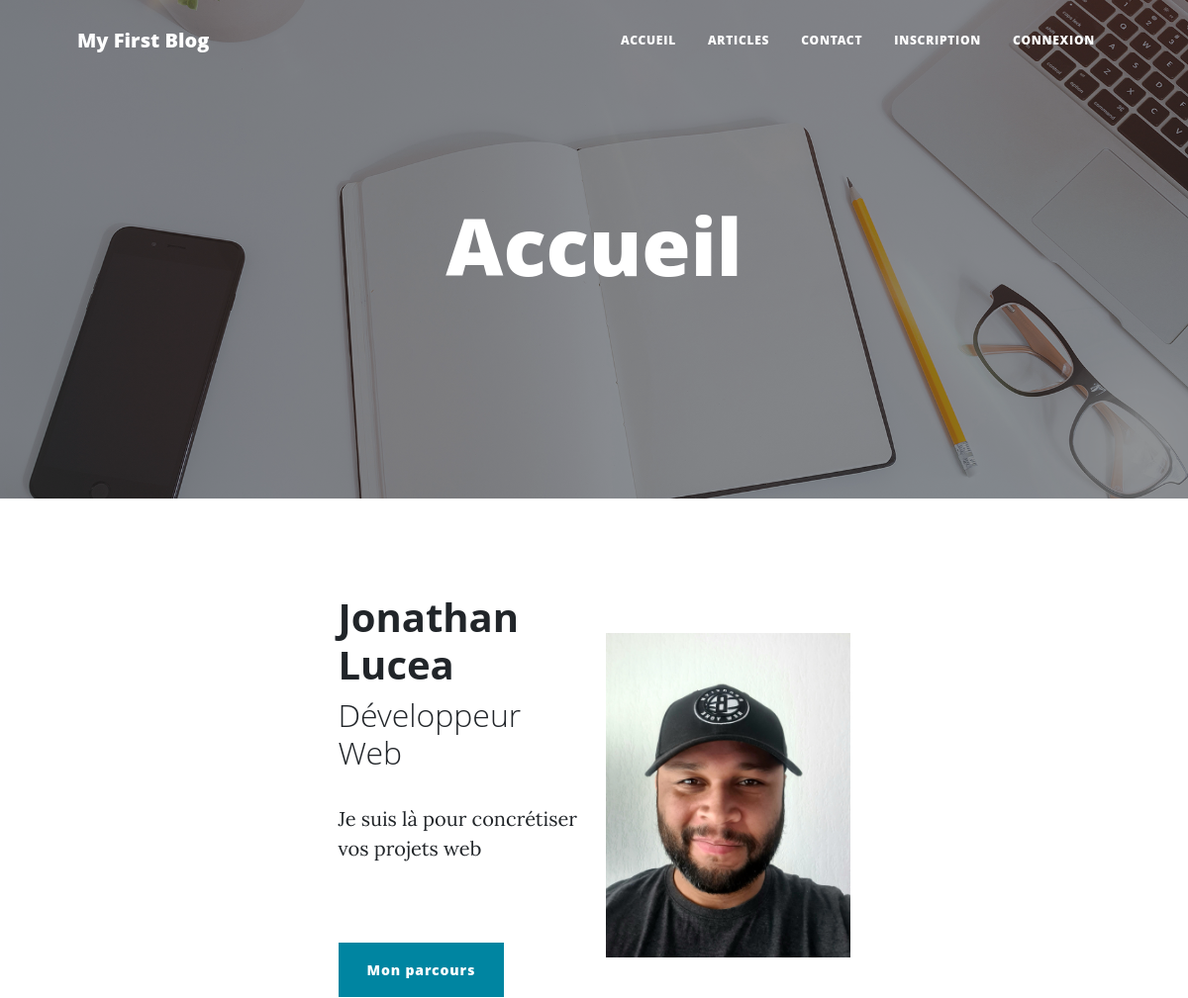
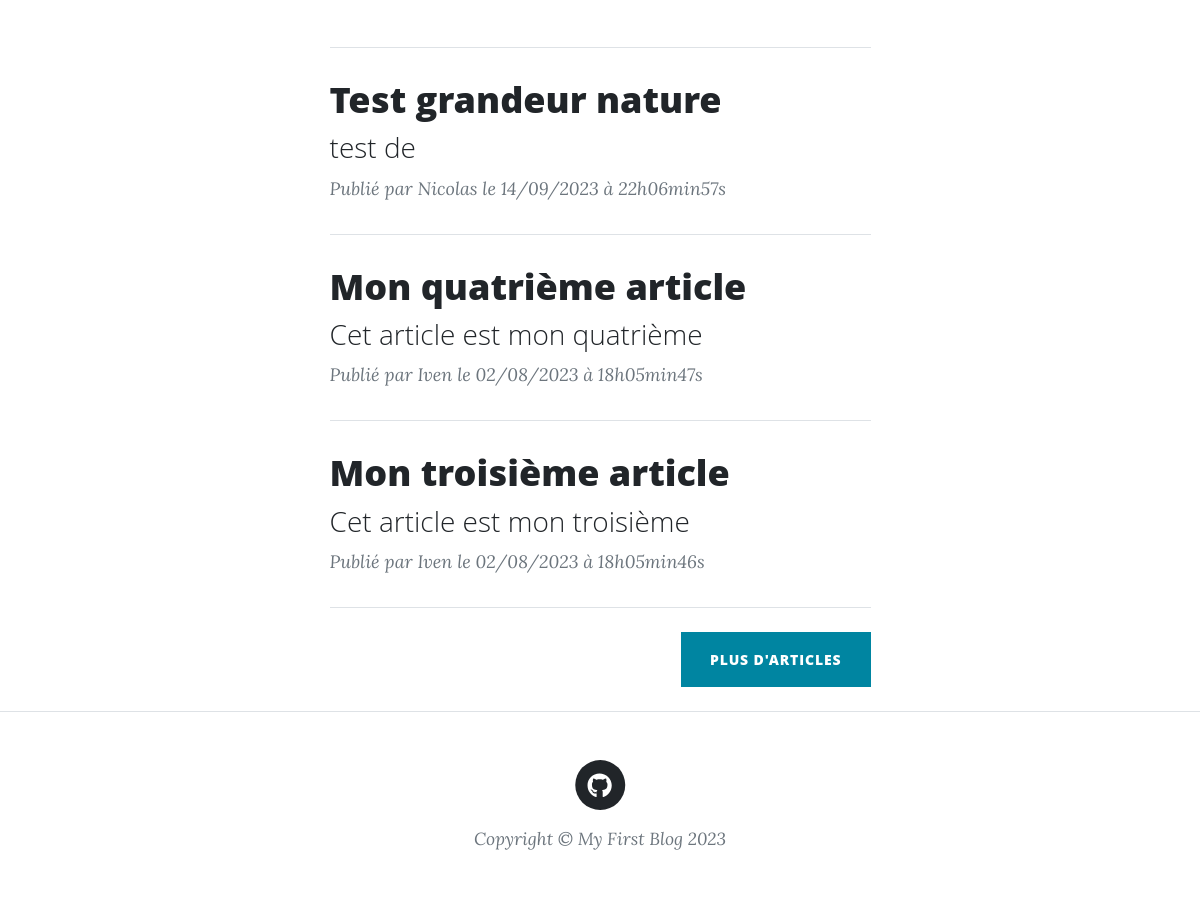
The page / on the database its author committed (2 pictures, top to bottom).
### tables this page shows
CREATE TABLE `p5_post` (
  `id` int(11) NOT NULL,
  `title` varchar(50) NOT NULL,
  `chapo` varchar(255) NOT NULL,
  `content` text NOT NULL,
  `image` varchar(500) NOT NULL DEFAULT 'src/public/assets/img/post-bg.jpg',
  `created_at` datetime NOT NULL,
  `updated_at` datetime NOT NULL,
  `category_id` int(11) NOT NULL,
  `user_id` int(11) NOT NULL
);

CREATE TABLE `p5_user` (
  `id` int(11) NOT NULL,
  `last_name` varchar(50) NOT NULL,
  `first_name` varchar(50) NOT NULL,
  `login` varchar(50) NOT NULL,
  `password` varchar(100) NOT NULL,
  `mail` varchar(50) NOT NULL,
  `role` tinyint(1) NOT NULL,
  `avatar` varchar(500) NOT NULL,
  `created_at` datetime NOT NULL,
  `updated_at` datetime NOT NULL
);

### src/controllers/homepage.php (called while the page is built, shortened)
<?php
class Homepage
{
    public function execute(): void
    {
        $postRepository = new PostRepository();
        $postRepository->connection = new DatabaseConnection();
        $posts = $postRepository->getHomepagePosts();
        require 'templates/homepage.php';
    }
}

### src/lib/database.php (called while the page is built, shortened)
<?php
class DatabaseConnection
{
    public ?PDO $database = null;
    public function getConnection(): PDO
    {
        if ($this->database === null) {
            $this->database = new PDO('mysql:host=localhost;
            dbname=jluceazoc;charset=utf8', 'root', '');
        }
        return $this->database;
    }
}

### src/repository/postRepository.php (called while the page is built, shortened)
<?php
require_once 'src/model/post.php';
class PostRepository
{
    public DatabaseConnection $connection;
    public function getHomepagePosts(): array
    {
        $statement = $this->connection->getConnection()->query(
            "SELECT p.id, p.title, p.chapo, p.content, p.image,
        DATE_FORMAT(p.created_at, '%d/%m/%Y à %Hh%imin%ss') AS french_creation_date,
        DATE_FORMAT(p.updated_at, '%d/%m/%Y à %Hh%imin%ss') AS french_update_date,
        p.category_id, u.first_name AS author FROM p5_post p JOIN p5_user u
        ON p.user_id = u.id ORDER BY p.created_at DESC LIMIT 0, 3"
        );
        $posts = [];
        while (($row = $statement->fetch())) {
            $post = new Post(
                $row['id'],
                $row['title'],
                $row['chapo'],
                $row['content'],
                $row['image'],
                $row['french_creation_date'],
                $row['french_update_date'],
                $row['category_id'],
                $row['author']
            );
            $posts[] = $post;
        }
        return $posts;
    }
}

### src/model/post.php (called while the page is built, shortened)
<?php
class Post
{
    public function __construct(
        int $id,
        string $title,
        string $chapo,
        string $content,
        string $image,
        string $frenchCreationDate,
        string $frenchUpdateDate,
        string $category,
        string $author
    ) {
        $this->id = $id;
        $this->title = $title;
        $this->chapo = $chapo;
        $this->frenchCreationDate = $frenchCreationDate;
        $this->author = $author;
    }
}

### templates/homepage.php (the view, shortened to what this page needs)
<?php $title = "Accueil"; ?>
<header class="masthead"
        style="background-image: url('src/public/assets/img/home-bg.jpg')">
    <div class="container position-relative px-4 px-lg-5">
        <div class="row gx-4 gx-lg-5 justify-content-center">
            <div class="col-md-10 col-lg-8 col-xl-7">
                <div class="site-heading">
                    <h1><?= $title ?></h1>
                </div>
            </div>
        </div>
    </div>
</header>
<main class="container px-4 px-lg-5">
    <div class="row gx-4 gx-lg-5 justify-content-center">
        <div class="col-md-10 col-lg-8 col-xl-7">
            <div class="container px-4">
                <section class="my-5">
                    <div class="container">
                        <div class="row gy-4 align-items-center">
                            <div class="col-12 col-md-6">
                                <h1 class="fw-bold">Jonathan Lucea</h1>
                                <h2 class="fw-light">Développeur Web</h2>
                                <p>Je suis là pour concrétiser vos projets web</p>
                                <a href="src/public/assets/img/cv.pdf"
                                   target="_blank"
                                   class="btn btn-primary mt-5">
                                    Mon parcours
                                </a>
                            </div>
                            <div class="col-12 col-md-6">
                                <img src="src/public/assets/img/photo.jpg"
                                     alt="Photo de Jonathan Lucea"
                                     width="100%">
                            </div>
                        </div>
                    </div>
                </section>
                <hr class="my-4" />
                <?php
                foreach ($posts as $post) {
                    ?>
                    <div class="post-preview">
                        <a href="index.php?action=post&id=<?= urlencode($post->id) ?>">
                            <h2 class="post-title"><?= $post->title ?></h2>
                            <h3 class="post-subtitle"><?= $post->chapo ?></h3>
                        </a>
                        <p class="post-meta">
                            Publié par
                            <em><?= $post->author ?></em>
                            <em>le <?= $post->frenchCreationDate ?></em>
                        </p>
                    </div>
                    <hr class="my-4" />
                    <?php
                }
                ?>
                <div class="d-flex justify-content-end mb-4">
                    <a class="btn btn-primary text-uppercase"
                       href="index.php?action=postList">
                        Plus d'articles
                    </a>
                </div>
            </div>
        </div>
    </div>
</main>
<?php $content = ob_get_clean(); ?>
<?php require 'layout.php'; ?>

### index.php (shortened to what this page needs)
<?php
require_once 'src/controllers/comment/admin.php';
require_once 'src/controllers/homepage.php';
$get = filter_input_array(INPUT_GET) ?? '';
$post = filter_input_array(INPUT_POST) ?? '';
$session = $_SESSION ?? '';
try {
    if ($get) {
        if ($get['action'] === 'login' && empty($session['id'])) {
            (new Login())->execute();
        } elseif ($get['action'] === 'logout') {
            session_destroy();
            header('Location: index.php?action=login');
        } elseif ($get['action'] === 'register') {
            (new Register())->execute();
        } elseif ($get['action'] === 'post') {
            if (isset($get['id']) && $get['id'] > 0) {
                (new ViewPost())->execute(htmlspecialchars($get['id']));
            } else {
                throw new Exception('Aucun identifiant de billet envoyé');
            }
        } elseif ($get['action'] === 'addComment') {
            if (isset($get['id']) && $get['id'] > 0 && !empty($session['id'])
                && !empty($post['comment'])) {
                (new AddComment())->execute(
                    htmlspecialchars($get['id']),
                    htmlspecialchars($session['id']),
                    htmlspecialchars($post['comment'])
                );
            } else {
                throw new Exception('Aucun identifiant de billet envoyé');
            }
        } elseif ($get['action'] === 'updateComment' && !empty($session['id'])) {
            if (isset($get['id']) && $get['id'] > 0) {
                $identifier = $get['id'];
                $input = null;
                if ($_SERVER['REQUEST_METHOD'] === 'POST') {
                    $input = $post;
                }
                (new UpdateComment())->execute($identifier, $input);
            } else {
                throw new Exception('Aucun identifiant de commentaire envoyé');
            }
        } elseif ($get['action'] === 'deleteComment' && !empty($session['id']) && $session['role']==1) {
            (new DeleteComment())->execute();
        } elseif ($get['action'] === 'activateComment' && !empty($session['id']) && $session['role']==1) {
            (new ActivateComment())->execute();
        } elseif ($get['action'] === 'commentAdmin' && !empty($session['id']) && $session['role']==1) {
            (new CommentAdmin())->execute();
        } elseif ($get['action'] === 'postList') {
            (new PostList())->execute();
        } elseif ($get['action'] === 'postAdmin' && !empty($session['id']) && $session['role']==1) {
            (new PostAdmin())->execute();
        } elseif ($get['action'] === 'addPost' && !empty($session['id'])) {
            (new AddPost())->execute();
        } elseif ($get['action'] === 'editPost' && !empty($session['id']) && $session['role']==1) {
            (new EditPost())->execute();
        } elseif ($get['action'] === 'deletePost' && !empty($session['id']) && $session['role']==1) {
            (new DeletePost())->execute();
        } elseif ($get['action'] === 'userAdmin' && !empty($session['id']) && $session['role']==1) {
            (new UserAdmin())->execute();
        } elseif ($get['action'] === 'deleteUser' && !empty($session['id']) && $session['role']==1) {
            (new DeleteUser())->execute();
        } elseif ($get['action'] === 'contact') {
            (new Contact())->execute();
        } else {
            throw new Exception("La page que vous recherchez n'existe pas.");
        }
    } else {
        (new Homepage())->execute();
    }
} catch (Exception $e) {
    $errorMessage = $e->getMessage();
    require('templates/error.php');
}

### templates/layout.php (shortened to what this page needs)
<!DOCTYPE html>
<html lang="en">
<head>
    <link href="src/public/css/styles.css" rel="stylesheet" />
</head>
<body>
<nav class="navbar navbar-expand-lg navbar-light" id="mainNav">
    <div class="container px-4 px-lg-5">
        <a class="navbar-brand" href="index.php">My First Blog</a>
        <div class="collapse navbar-collapse" id="navbarResponsive">
            <ul class="navbar-nav ms-auto py-4 py-lg-0">
                <li class="nav-item"><a class="nav-link px-lg-3 py-3 py-lg-4"
                                        href="index.php">Accueil</a></li>
                <li class="nav-item"><a class="nav-link px-lg-3 py-3 py-lg-4"
                                        href="index.php?action=postList">Articles</a></li>
                <li class="nav-item"><a class="nav-link px-lg-3 py-3 py-lg-4"
                                        href="index.php?action=contact">Contact</a></li>
                <?php if (!empty($_SESSION)) { ?>
                <!--<li class="nav-item"><a class="nav-link px-lg-3 py-3 py-lg-4"
                                        href="index.php?action=logout">Déconnexion</a></li>-->
                    <?php if ($_SESSION['role'] == 1) : ?>
                        <li class="nav-item dropdown">
                            <a class="nav-link dropdown-toggle px-lg-3 py-3 py-lg-4"
                               href="#" role="button" data-bs-toggle="dropdown"
                               aria-expanded="false">Administration
                            </a>
                            <ul class="dropdown-menu">
                                <li><a class="dropdown-item" href="index.php?action=postAdmin">Articles</a></li>
                                <li><a class="dropdown-item" href="index.php?action=commentAdmin">Commentaires</a></li>
                                <li><a class="dropdown-item" href="index.php?action=userAdmin">Utilisateurs</a></li>
                            </ul>
                        </li>
                    <?php endif; ?>
                    <li class="nav-item dropdown">
                        <a class="nav-link dropdown-toggle px-lg-3 py-3 py-lg-4"
                           href="#" role="button" data-bs-toggle="dropdown"
                           aria-expanded="false"><?= $_SESSION['firstName'] ?>
                        </a>
                        <ul class="dropdown-menu">
                            <li><a class="dropdown-item" href="index.php?action=logout">Déconnexion</a></li>
                        </ul>
                    </li>
                <?php } else { ?>
                    <li class="nav-item"><a class="nav-link px-lg-3 py-3 py-lg-4"
                                            href="index.php?action=register">Inscription</a></li>
                <li class="nav-item"><a class="nav-link px-lg-3 py-3 py-lg-4"
                                        href="index.php?action=login">Connexion</a></li>
                <?php } ?>
            </ul>
        </div>
    </div>
</nav>
<?= $content ?>
<footer class="border-top">
    <div class="container px-4 px-lg-5">
        <div class="row gx-4 gx-lg-5 justify-content-center">
            <div class="col-md-10 col-lg-8 col-xl-7">
                <ul class="list-inline text-center">
                    <li class="list-inline-item">
                        <a href="https://github.com/j-lucea"
                           target="_blank">
                                    <span class="fa-stack fa-lg">
                                        <i class="fas fa-circle fa-stack-2x"></i>
                                        <i class="fab fa-github fa-stack-1x fa-inverse">
                                        </i>
                                    </span>
                        </a>
                    </li>
                </ul>
                <div class="small text-center text-muted fst-italic">
                    Copyright &copy; My First Blog 2023</div>
            </div>
        </div>
    </div>
</footer>
</body>
</html>

### rows shown on the page
p5_post: title "Test grandeur nature", chapo "test de", user.first_name "Nicolas", frenchCreationDate "14/09/2023 à 22h06min57s"
p5_post: title "Mon quatrième article", chapo "Cet article est mon quatrième", user.first_name "Iven", frenchCreationDate "02/08/2023 à 18h05min47s"
p5_post: title "Mon troisième article", chapo "Cet article est mon troisième", user.first_name "Iven", frenchCreationDate "02/08/2023 à 18h05min46s"

### other values the page prints
$title "Accueil"
